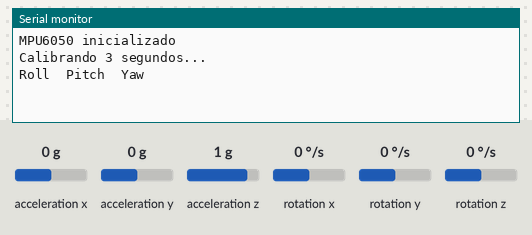
A sketch run on a simulated ESP32. On the bench: the last lines printed to the serial monitor. Wiring (inferred from the names in the program): MPU-6050 motion sensor at I2C address 0x68. The inputs (shaded band) are chosen by the test bench; at power-on: acceleration x 0 g, acceleration y 0 g, acceleration z 1 g, rotation x 0 °/s, rotation y 0 °/s, rotation z 0 °/s.

Above: at 3.2 s.
3.3 s: acceleration x set to -1.4 g
At 5.11 s:
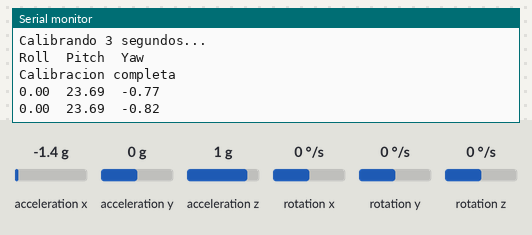
6.3 s: acceleration y set to -1.4 g
At 6.33 s:
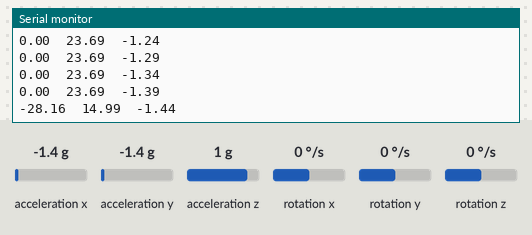
7.8 s: acceleration z set to -1.4 g
At 7.86 s:
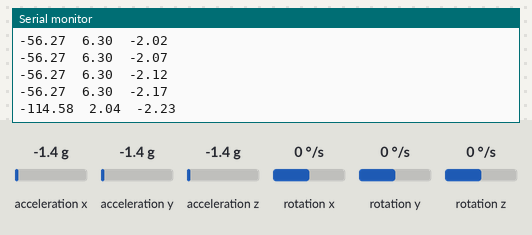
9.3 s: rotation x set to -192 °/s
At 9.39 s:
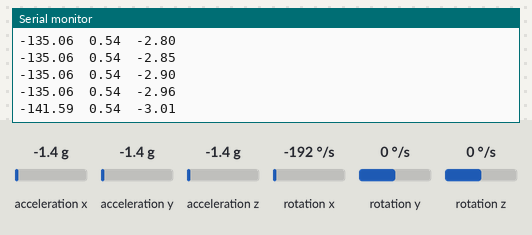
10.8 s: rotation y set to -192 °/s
At 10.81 s:
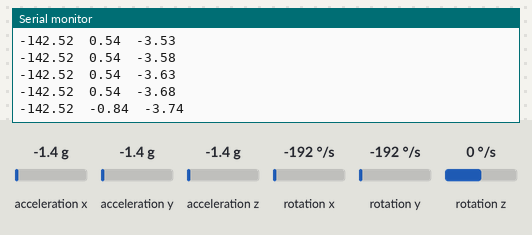
Timing chart, 0 to 13.3 s (numbered marks = the images above; inputs shaded):
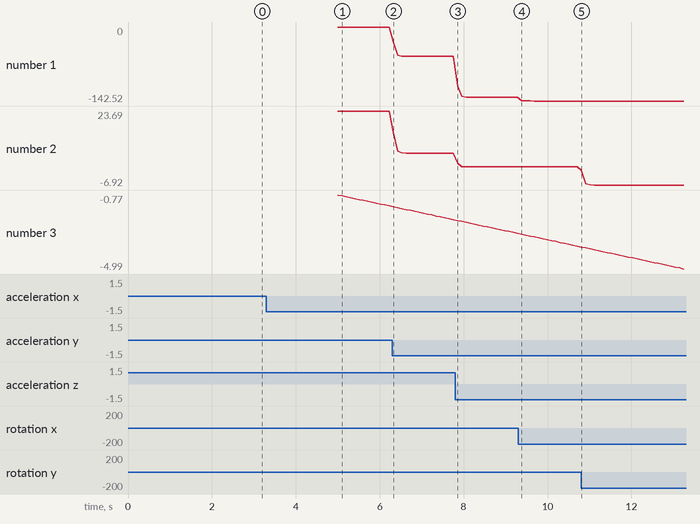

Measured:
- after the input at 3.3 s, the serial monitor: prints a new line after 1.7 s (image 1)
- after the input at 6.3 s, the serial monitor: prints a new line at once (image 2)
- after the input at 7.8 s, the serial monitor: prints a new line after 0.05 s (image 3)
- after the input at 9.3 s, the serial monitor: prints a new line after 0.08 s (image 4)
- after the input at 10.8 s, the serial monitor: prints a new line at once (image 5)
- plotted number 1: 0 → -56.27 after the input at 6.3 s, -56.27 → -135.06 after the input at 7.8 s, -135.06 → -142.52 after the input at 9.3 s
- plotted number 2: 23.69 → 6.3 after the input at 6.3 s, 6.3 → 0.54 after the input at 7.8 s, 0.54 → -6.92 after the input at 10.8 s
- plotted number 3: -2.17 → -2.96 after the input at 7.8 s

The sketch:

test-mpu9250.ino
```cpp
/*Inicia en 000*/
#include <Wire.h>
#include <math.h>

#define SDA_PIN 1
#define SCL_PIN 0
#define MPU_ADDR 0x68

#define ACCEL_SCALE 16384.0
#define GYRO_SCALE 131.0

#define GYRO_BIAS_X  -586.58
#define GYRO_BIAS_Y   503.27
#define GYRO_BIAS_Z    67.01

#define ACC_BIAS_X  1477.39
#define ACC_BIAS_Y   379.93
#define ACC_BIAS_Z  1670.55

int16_t axRaw, ayRaw, azRaw, gxRaw, gyRaw, gzRaw;
float roll=0, pitch=0, yaw=0;
float rollOffset=0, pitchOffset=0, yawOffset=0;
bool calibrated=false;
unsigned long prevTime, calibrationStart;
float rollSum=0, pitchSum=0, yawSum=0;
int calibrationSamples=0;

// ===== Lectura MPU =====
void readMPU() {
  Wire.beginTransmission(MPU_ADDR);
  Wire.write(0x3B);
  Wire.endTransmission(false);
  Wire.requestFrom(MPU_ADDR, 14, true);

  axRaw = Wire.read()<<8 | Wire.read();
  ayRaw = Wire.read()<<8 | Wire.read();
  azRaw = Wire.read()<<8 | Wire.read();
  Wire.read(); Wire.read();
  gxRaw = Wire.read()<<8 | Wire.read();
  gyRaw = Wire.read()<<8 | Wire.read();
  gzRaw = Wire.read()<<8 | Wire.read();
}

// ===== Normalización de ángulo [-180,180] =====
float normalizeAngle(float angle){
  while(angle > 180) angle -= 360;
  while(angle < -180) angle += 360;
  return angle;
}

void setup() {
  Serial.begin(115200);
  delay(2000);

  Wire.begin(SDA_PIN, SCL_PIN);

  // Inicializar MPU
  Wire.beginTransmission(MPU_ADDR);
  Wire.write(0x6B); Wire.write(0x00);
  Wire.endTransmission();

  readMPU();
  float ax=(axRaw-ACC_BIAS_X)/ACCEL_SCALE;
  float ay=(ayRaw-ACC_BIAS_Y)/ACCEL_SCALE;
  float az=(azRaw-ACC_BIAS_Z)/ACCEL_SCALE;

  roll = atan2(ay, az)*180.0/PI;
  pitch = atan2(-ax, sqrt(ay*ay+az*az))*180.0/PI;

  prevTime = micros();
  calibrationStart = millis();

  Serial.println("MPU6050 inicializado");
  Serial.println("Calibrando 3 segundos...");
  Serial.println("Roll\tPitch\tYaw");
}

void loop() {
  unsigned long now = micros();
  float dt = (now-prevTime)/1000000.0;
  prevTime = now;

  readMPU();

  float gx=(gxRaw-GYRO_BIAS_X)/GYRO_SCALE;
  float gy=(gyRaw-GYRO_BIAS_Y)/GYRO_SCALE;
  float gz=(gzRaw-GYRO_BIAS_Z)/GYRO_SCALE;

  float ax=(axRaw-ACC_BIAS_X)/ACCEL_SCALE;
  float ay=(ayRaw-ACC_BIAS_Y)/ACCEL_SCALE;
  float az=(azRaw-ACC_BIAS_Z)/ACCEL_SCALE;

  float accRoll = atan2(ay, az)*180.0/PI;
  float accPitch = atan2(-ax, sqrt(ay*ay+az*az))*180.0/PI;

  // Filtro complementario con normalización
  roll = normalizeAngle(0.96*(roll+gx*dt)+0.04*accRoll);
  pitch = normalizeAngle(0.96*(pitch+gy*dt)+0.04*accPitch);

  // Yaw integrado pero limitado
  yaw += gz*dt;
  yaw = normalizeAngle(yaw);

  // Calibración inicial
  if(!calibrated){
    rollSum += roll; pitchSum += pitch; yawSum += yaw; calibrationSamples++;
    if(millis()-calibrationStart>3000){
      rollOffset=rollSum/calibrationSamples;
      pitchOffset=pitchSum/calibrationSamples;
      yawOffset=yawSum/calibrationSamples;
      calibrated=true;
      Serial.println("Calibracion completa");
    }
    return;
  }

  float rollRel=roll-rollOffset;
  float pitchRel=pitch-pitchOffset;
  float yawRel=yaw-yawOffset;

  static unsigned long lastPrint=0;
  if(millis()-lastPrint>100){
    Serial.print(rollRel); Serial.print("\t");
    Serial.print(pitchRel); Serial.print("\t");
    Serial.println(yawRel);
    lastPrint=millis();
  }
}
```
